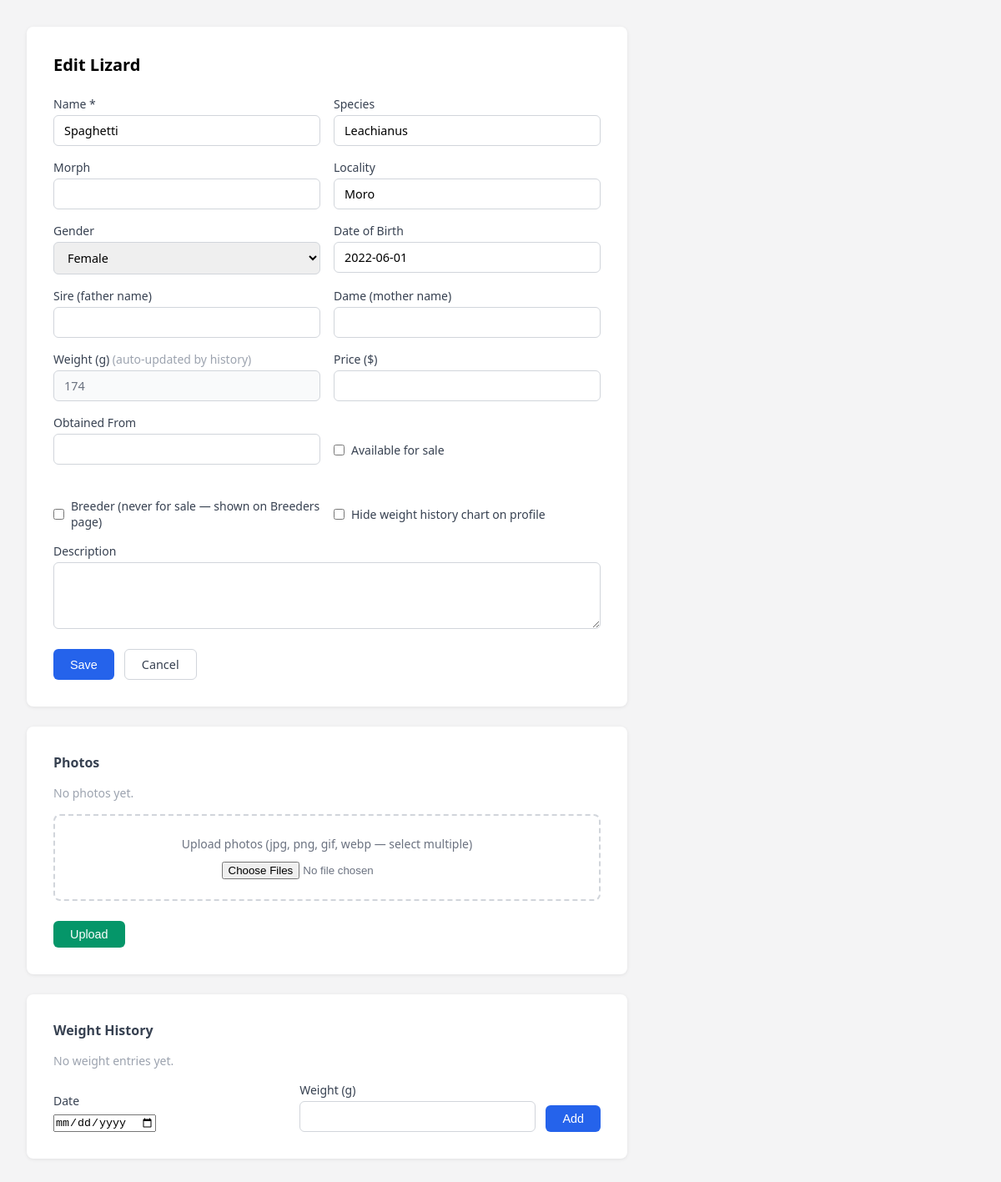
Screenshot of /admin/edit.php?id=4 (signed in) with the database file from the repository.
### tables this page shows
CREATE TABLE IF NOT EXISTS lizards (
  id             INT AUTO_INCREMENT PRIMARY KEY,
  name           VARCHAR(255)  NOT NULL DEFAULT '',
  species        VARCHAR(255)  NOT NULL DEFAULT '',
  morph          VARCHAR(255)  NOT NULL DEFAULT '',
  locality       VARCHAR(255)  NOT NULL DEFAULT '',
  gender         VARCHAR(50)   NOT NULL DEFAULT '',
  date_of_birth  VARCHAR(50)   NOT NULL DEFAULT '',
  sire           VARCHAR(255)  NOT NULL DEFAULT '',
  dame           VARCHAR(255)  NOT NULL DEFAULT '',
  weight_g       FLOAT                  DEFAULT NULL,
  price          FLOAT                  DEFAULT NULL,
  available             TINYINT(1)    NOT NULL DEFAULT 0,
  description           TEXT          NOT NULL DEFAULT '',
  photo                 VARCHAR(1000) NOT NULL DEFAULT '',
  obtained_from         VARCHAR(255)  NOT NULL DEFAULT '',
  is_breeder            TINYINT(1)    NOT NULL DEFAULT 0,
  hide_weight_history   TINYINT(1)    NOT NULL DEFAULT 0
);

### admin/edit.php (the view, shortened to what this page needs)
<?php
$pdo = new PDO(
    'mysql:host=' . DB_HOST . ';dbname=' . DB_NAME . ';charset=utf8mb4',
    DB_USER, DB_PASS,
    [PDO::ATTR_ERRMODE => PDO::ERRMODE_EXCEPTION]
);
$id     = isset($_GET['id']) ? (int)$_GET['id'] : null;
function getLizard(PDO $pdo, int $id): array|false {
    $s = $pdo->prepare('SELECT * FROM lizards WHERE id = ?');
    $s->execute([$id]);
    return $s->fetch(PDO::FETCH_ASSOC);
}
function getImages(PDO $pdo, int $id): array {
    $s = $pdo->prepare('SELECT * FROM lizard_images WHERE lizard_id = ? ORDER BY sort_order, id');
    $s->execute([$id]);
    return $s->fetchAll(PDO::FETCH_ASSOC);
}
function getWeights(PDO $pdo, int $id): array {
    $s = $pdo->prepare('SELECT id, weighed_on, weight_g FROM lizard_weights WHERE lizard_id = ? ORDER BY weighed_on ASC');
    $s->execute([$id]);
    return $s->fetchAll(PDO::FETCH_ASSOC);
}
$lizard = $id ? getLizard($pdo, $id) : null;
$images  = $id ? getImages($pdo, $id) : [];
$weights = $id ? getWeights($pdo, $id) : [];
$v     = $lizard ?? array_fill_keys(['name','species','morph','locality','gender','date_of_birth','sire','dame','weight_g','price','available','description','obtained_from'], '');
$title = $id ? 'Edit Lizard' : 'Add Lizard';
?>
<!DOCTYPE html>
<html lang="en">
<head>
</head>
<body>
<div class="card">
  <h1><?= $title ?></h1>
  <form method="post">
    <div class="grid">
      <div>
        <label for="name">Name *</label>
        <input type="text" id="name" name="name" value="<?= htmlspecialchars($v['name']) ?>" required>
      </div>
      <div>
        <label for="species">Species</label>
        <input type="text" id="species" name="species" value="<?= htmlspecialchars($v['species']) ?>">
      </div>
      <div>
        <label for="morph">Morph</label>
        <input type="text" id="morph" name="morph" value="<?= htmlspecialchars($v['morph']) ?>">
      </div>
      <div>
        <label for="locality">Locality</label>
        <input type="text" id="locality" name="locality" value="<?= htmlspecialchars($v['locality']) ?>">
      </div>
      <div>
        <label for="gender">Gender</label>
        <select id="gender" name="gender">
          <?php foreach (['Male','Female'] as $g): ?>
            <option value="<?= $g ?>" <?= $v['gender'] === $g ? 'selected' : '' ?>><?= $g ?></option>
          <?php endforeach; ?>
        </select>
      </div>
      <div>
        <label for="date_of_birth">Date of Birth</label>
        <input type="text" id="date_of_birth" name="date_of_birth" placeholder="e.g. 2023-04-15"
               value="<?= htmlspecialchars($v['date_of_birth']) ?>">
      </div>
      <div>
        <label for="sire">Sire (father name)</label>
        <input type="text" id="sire" name="sire" value="<?= htmlspecialchars($v['sire']) ?>">
      </div>
      <div>
        <label for="dame">Dame (mother name)</label>
        <input type="text" id="dame" name="dame" value="<?= htmlspecialchars($v['dame']) ?>">
      </div>
      <div>
        <label for="weight_g">Weight (g) <?= $id ? '<span style="font-weight:400;color:#9ca3af">(auto-updated by history)</span>' : '' ?></label>
        <input type="number" id="weight_g" name="weight_g" step="0.1"
               value="<?= $v['weight_g'] !== null && $v['weight_g'] !== '' ? htmlspecialchars((string)$v['weight_g']) : '' ?>"
               <?= $id ? 'readonly style="background:#f9fafb;color:#6b7280"' : '' ?>>
      </div>
      <div>
        <label for="price">Price ($)</label>
        <input type="number" id="price" name="price" step="0.01"
               value="<?= $v['price'] !== null && $v['price'] !== '' ? htmlspecialchars((string)$v['price']) : '' ?>">
      </div>
      <div>
        <label for="obtained_from">Obtained From</label>
        <input type="text" id="obtained_from" name="obtained_from" value="<?= htmlspecialchars($v['obtained_from']) ?>">
      </div>
      <div class="checkbox-row">
        <input type="checkbox" id="available" name="available" <?= $v['available'] ? 'checked' : '' ?>>
        <label for="available" style="margin:0">Available for sale</label>
      </div>
      <div class="checkbox-row">
        <input type="checkbox" id="is_breeder" name="is_breeder" <?= !empty($v['is_breeder']) ? 'checked' : '' ?>>
        <label for="is_breeder" style="margin:0">Breeder (never for sale — shown on Breeders page)</label>
      </div>
      <div class="checkbox-row">
        <input type="checkbox" id="hide_weight_history" name="hide_weight_history" <?= !empty($v['hide_weight_history']) ? 'checked' : '' ?>>
        <label for="hide_weight_history" style="margin:0">Hide weight history chart on profile</label>
      </div>
      <div class="full">
        <label for="description">Description</label>
        <textarea id="description" name="description"><?= htmlspecialchars($v['description']) ?></textarea>
      </div>
    </div>
    <div class="footer">
      <button type="submit" class="btn btn-primary">Save</button>
      <a href="index.php" class="btn btn-cancel">Cancel</a>
    </div>
  </form>
</div>
<?php if ($id): ?>
<div class="card">
  <h2>Photos</h2>
  <?php if (empty($images)): ?>
    <p class="empty-images">No photos yet.</p>
  <?php endif; ?>
  <form method="post" enctype="multipart/form-data"
        action="edit.php?id=<?= $id ?>&action=upload_image">
    <div class="upload-zone">
      <div>Upload photos (jpg, png, gif, webp — select multiple)</div>
      <input type="file" name="images[]" multiple accept="image/*">
    </div>
    <div class="footer">
      <button type="submit" class="btn btn-upload">Upload</button>
    </div>
  </form>
</div>
<?php else: ?>
<div class="card">
  <p class="note">Save the lizard first, then you can add photos.</p>
</div>
<?php endif; ?>
<?php if ($id): ?>
<div class="card">
  <h2>Weight History</h2>
  <?php if (empty($weights)): ?>
    <p class="empty-images">No weight entries yet.</p>
  <?php endif; ?>
  <form method="post" action="edit.php?id=<?= $id ?>&action=add_weight">
    <div class="weight-add">
      <div>
        <label>Date</label>
        <input type="date" name="weighed_on" required>
      </div>
      <div>
        <label>Weight (g)</label>
        <input type="number" name="weight_g" step="0.1" min="0.1" required>
      </div>
      <button type="submit" class="btn btn-primary">Add</button>
    </div>
  </form>
</div>
<?php else: ?>
<div class="card">
  <p class="note">Save the lizard first, then you can record weight history.</p>
</div>
<?php endif; ?>
</body>
</html>

### admin/edit.php (style rules this page uses)
*, *::before, *::after { box-sizing: border-box; margin: 0; padding: 0; }
body { font-family: system-ui, sans-serif; background: #f4f4f5; padding: 2rem; }
.card { background: #fff; border-radius: 8px; box-shadow: 0 1px 4px rgba(0,0,0,.08); padding: 2rem; max-width: 720px; margin-bottom: 1.5rem; }
h1 { font-size: 1.25rem; margin-bottom: 1.5rem; }
h2 { font-size: 1rem; margin-bottom: 1rem; color: #374151; }
.grid { display: grid; grid-template-columns: 1fr 1fr; gap: 1rem; }
.full { grid-column: 1 / -1; }
label { display: block; font-size: .875rem; font-weight: 500; margin-bottom: .25rem; color: #374151; }
input[type=text], input[type=number], select, textarea { display: block; width: 100%; padding: .5rem .75rem; border: 1px solid #d1d5db; border-radius: 6px; font-size: .9rem; font-family: inherit; }
textarea { resize: vertical; min-height: 80px; }
.checkbox-row { display: flex; align-items: center; gap: .5rem; padding-top: 1.5rem; }
.checkbox-row input { width: auto; }
.footer { display: flex; gap: .75rem; margin-top: 1.5rem; }
.btn { padding: .5rem 1.25rem; border-radius: 6px; font-size: .9rem; font-weight: 500; cursor: pointer; text-decoration: none; border: none; display: inline-block; }
.btn-primary { background: #2563eb; color: #fff; }
.btn-cancel { background: #fff; color: #374151; border: 1px solid #d1d5db; }
.btn-upload { background: #059669; color: #fff; }
.upload-zone { border: 2px dashed #d1d5db; border-radius: 8px; padding: 1.5rem; text-align: center; color: #6b7280; font-size: .875rem; }
.upload-zone input[type=file] { margin-top: .75rem; }
.empty-images { color: #9ca3af; font-size: .875rem; margin-bottom: 1rem; }
.weight-add { display: grid; grid-template-columns: 1fr 1fr auto; gap: .75rem; align-items: end; margin-top: 1rem; }

### rows the page displays
lizards: name "Spaghetti", species "Leachianus", locality "Moro", gender "Female", date_of_birth "2022-06-01", weight_g "174"

### other values shown
$title "Edit Lizard"
